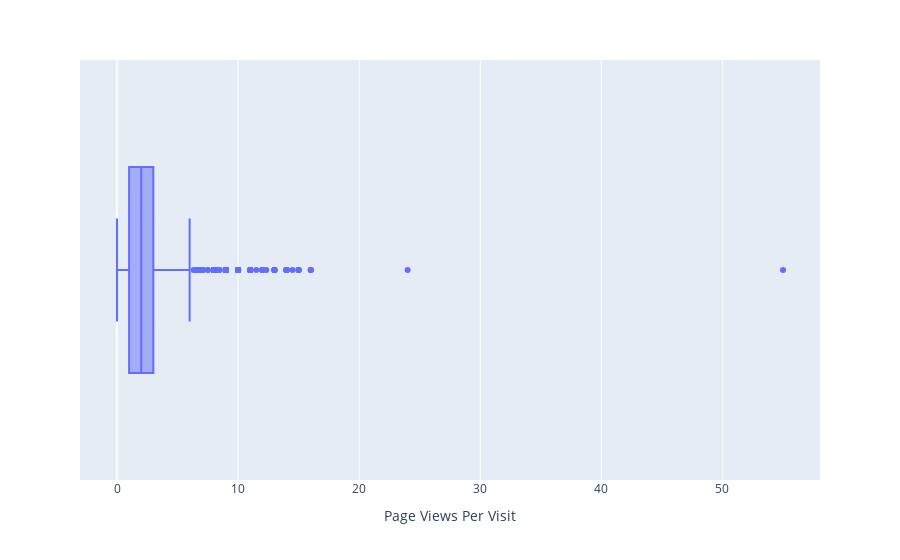

The cell this chart's notebook holds for it:
### Code cell
px.box(data_frame = df,
    x="Page Views Per Visit",
    hover_data = "TotalVisits"
)

### Figure 1 — Plotly figure (JSON) as saved in the notebook; plotly's stock layout.template omitted (floating-point values rounded to 4 significant figures; data arrays with more than 128 entries replaced by an {"elided": "..."} marker saying what was removed)
{"data": [{"alignmentgroup": "True", "customdata": {"elided": "9240x1 int values"}, "hovertemplate": "Page Views Per Visit=%{x}<br>TotalVisits=%{customdata[0]}<extra></extra>", "legendgroup": "", "marker": {"color": "#636efa"}, "name": "", "notched": false, "offsetgroup": "", "orientation": "h", "showlegend": false, "type": "box", "x": {"elided": "9240 float values"}, "x0": " ", "xaxis": "x", "y0": " ", "yaxis": "y"}], "layout": {"autosize": true, "boxmode": "group", "legend": {"tracegroupgap": 0}, "margin": {"t": 60}, "xaxis": {"anchor": "y", "autorange": true, "domain": [0, 1], "range": [-3.056, 58.06], "title": {"text": "Page Views Per Visit"}, "type": "linear"}, "yaxis": {"anchor": "x", "autorange": true, "domain": [0, 1], "range": [-0.5, 0.5], "type": "category"}}}
